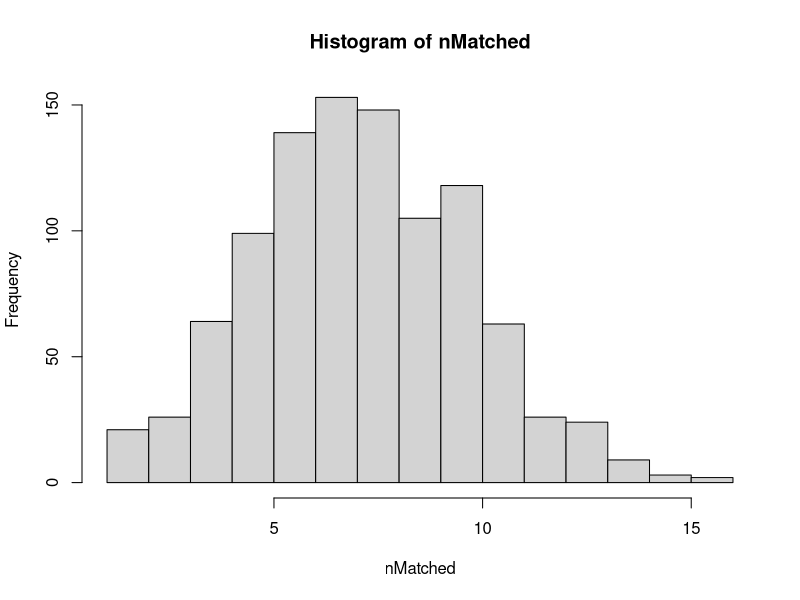

Reproduce this figure in R.
## Explore hort farm pond GHG dataset from Robert Johnson & Grace Wilkinson 
## and begin prototyping new analyses

rm(list=ls())

# setwd(dirname(rstudioapi::getActiveDocumentContext()$path))

# data
dat.raw <- read.csv("Data/ghg-model-dataset_2024-07-26.csv")

# absolute value of ecosystem respiration values (lower values of R denote higher rates of respiration)
dat.raw <- dat.raw |> dplyr::mutate(R = abs(R))


## basic exploration of data contents
str(dat.raw)
unique(dat.raw$pond_id)
unique(dat.raw$doy)
unique(dat.raw$treatment)

## add food web treatment
dat.raw$foodweb <- NA
dat.raw$foodweb[dat.raw$pond_id %in% c("B","F")] <- "low"
dat.raw$foodweb[dat.raw$pond_id %in% c("A","D")] <- "int"
dat.raw$foodweb[dat.raw$pond_id %in% c("C","E")] <- "hi"

dat.raw = dat.raw |> dplyr::mutate(treatment = dplyr::case_when(treatment=="reference" ~ "ref",
                                                                treatment=="pulsed" ~ "puls"))

# define some time periods of interest
wwidth <- 5 #days: width of windows, e.g. following nutrient pulses
pulse1 <- 177: (177 + wwidth - 1)#doy
pulse2 <- 212: (212 + wwidth - 1)
derecho <- 224: (224 + wwidth - 1)
heatwave <- 185:190


varlist <- colnames(dat.raw)
# varlist <- varlist[!varlist %in% c("pond_id","treatment","date","doy","period","week","flag","foodweb",
#                                    "sonde_strat","sonde_strat","sonde_zmix","salinity", "bottom_salinity",
#                                    "wind_speed","wind_U10","ph","bottom_ph","nox","phyco","bottom_phyco")]

# varlist <- varlist[varlist %in% c("ch4_flux","co2_flux",
#                                   "GPP","R","NEP",
#                                   "do_sat","bottom_do_sat",
#                                   "temp", "bottom_temp",
#                                   "tn","tp")]

varlist.main <- c("ch4_flux","co2_flux",
                  "GPP","R","NEP",
                  "do_sat","bottom_do_sat",
                  "temp", "bottom_temp",
                  "tn","tp")

units <- c("(mmol CH4 m-2 d-1)", "(mmol CO2 m-2 d-1)", 
               "(mg O2 L-1 d-1)", "(mg O2 L-1 d-1)", "(mg O2 L-1 d-1)", 
               "(% sat.)", "(% sat.)",
               "(C)", "(C)", 
               "(mg N L-1)", "(ug P L-1)")

var.units = setNames(as.data.frame(as.list(units)), varlist.main)



# cols <- c("green","yellow","red")
# cols <- c("red","yellow","green")  # make green the highest (rank 3)
cols <- c("#B9E5E8","#7AB2D3","#4A628A")  # blue ramp, light blue is lowest (rank 1) and dark blue is highest (rank 3)


# pdf("foodweb_consistency2.pdf", onefile=TRUE)

png("foodweb_test1.png", width=6, height=7, units="in", res=300)

par(mfrow=c(4,2), mar=c(2.5,2.5,2.5,0.5), oma=c(0,1.2,0,0.5))

for(var in varlist.main[1:4]){
  
  tmp <- dat.raw
  tmp$treatment = factor(tmp$treatment, levels=c("ref", "puls"))
  tmp$foodweb = factor(tmp$foodweb, levels=c("low","int","hi"))
  colnames(tmp)[colnames(tmp)==var] <- "var"
  boxplot(var ~ treatment + foodweb, data=tmp)
  mtext(paste0(var), line=1.1, cex=2/3)
  mtext(paste0(var.units[,var]), side=2, line=2.2, cex=2/3)

  pondmean.ref <- aggregate(dat.raw[dat.raw$treatment=="ref", var], 
                            by=list(dat.raw[dat.raw$treatment=="ref", "foodweb"]), FUN="mean", na.rm=TRUE)
  pondmean.pulse <- aggregate(dat.raw[dat.raw$treatment=="puls", var], 
                            by=list(dat.raw[dat.raw$treatment=="puls", "foodweb"]), FUN="mean", na.rm=TRUE)
  
  plotmat <- cbind(rank(pondmean.ref$x), rank(pondmean.pulse$x))[c(3,2,1),]  # need to update this order [c(3,2,1)] if names (and alphabetical order) of fw levels change
  image(x=1:3, y=1:2, z=plotmat, col=cols, xaxt="n", yaxt="n", xlab="", ylab="")
  axis(1, at=1:3, labels=c("low","intermediate","high"))
  axis(2, at=1:2, labels=c("ref","pulse"))
  mtext(paste0("Spearman correlation = ", cor(pondmean.ref$x, pondmean.pulse$x, method="spearman", 
                                              use="pairwise.complete.obs")), line=0.1, cex=2/3)
  mtext(paste0(var), line=1.1, cex=2/3)

  
}

dev.off()



nreps <- 1000
nvars <- length(varlist)


nMatched <- rep(NA, nreps)

for(ii in 1:nreps){
  
  tmpCount <- 0
  
  for(jj in 1:nvars){
    xx <- sample(1:3, 3)
    yy <- sample(1:3, 3)
    
    if(all(xx==yy)){tmpCount <- tmpCount + 1}
    
  }
  nMatched[ii] <- tmpCount
  
}

hist(nMatched)

quantile(nMatched, 0.95)
